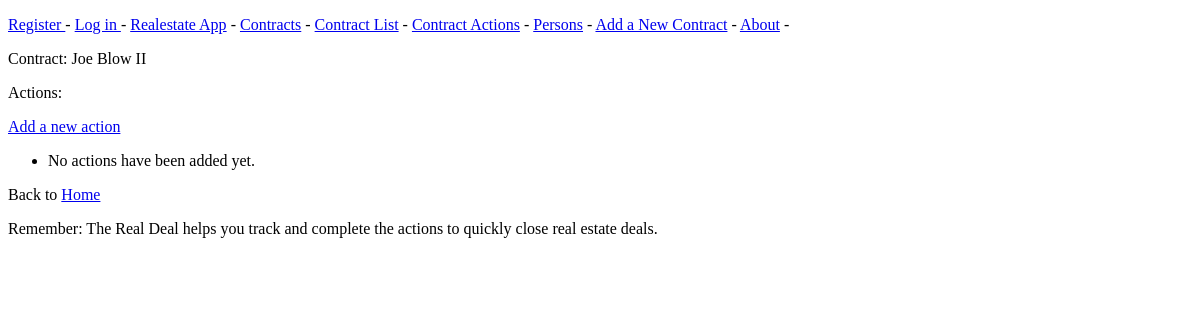
The page /contracts/1/ on the database as committed earlier.
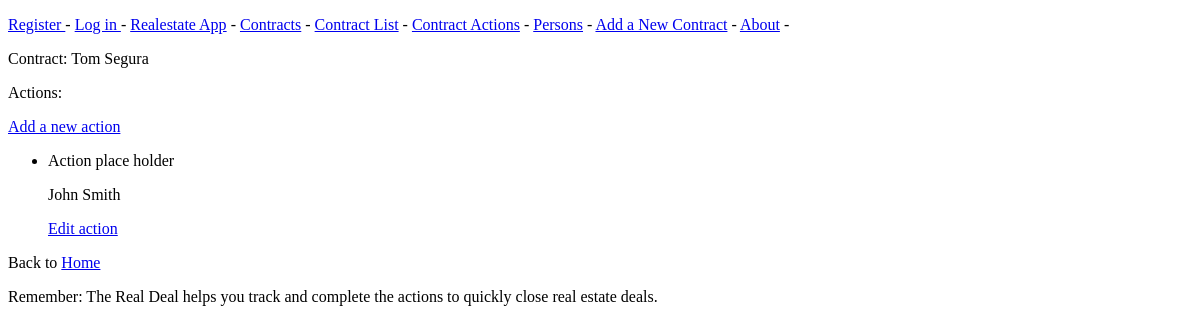
The same page on the database as committed later.
### realestate_app/models.py (models this page shows, shortened)
class Contract(models.Model):
    seller = models.CharField(max_length=30, help_text="Enter Seller's Name")
    buyer = models.CharField(max_length=30, help_text="Enter Buyer's Name")
    listingAgent = models.CharField(max_length=30, help_text="Enter Listing Agent")
    buyingAgent = models.CharField(max_length=30, help_text="Enter Buying Agent")
    price = models.PositiveBigIntegerField(help_text="Enter Price")
    contractDate = models.DateTimeField(default=timezone.now, help_text="Enter Date of Contract")
    propertyAddress = models.CharField(max_length=30, help_text="Enter Property Addresss")
    AddDate = models.DateField(auto_now_add=True, null=True, verbose_name="created at")
    class Meta:
        ordering = ["seller"]
    def __str__(self):
        return self.seller

class Action(models.Model):
    ROLES = [
    ("Inspection", "Inspection"),
    ("Survey", "Survey"),
    ("TitleSearch", "titleSearch"),
    ("TermiteInspection", "TermiteInspection"),
    ("TitleInsurance", "TitleInsurance"),
    ("Lawyer", "Lawyer"),
    ("MortgageLoan", "MortgageLoan"),
    ("MoldInspection", "MoldInspection"),
    ("RadonInspection", "RadonInspection"),
    ("HandyMan", "HandyMan"),
    ("Other_Action_1", "Other_Action_1"),
    ("Other_Action_2", "Other_Action_2"),
    ("Other_Action_3", "Other_Action_3")
]
    contract = models.ForeignKey(Contract, on_delete=models.CASCADE)
    date_add = models.DateTimeField(auto_now_add=True, verbose_name="created at")
    action = models.CharField(max_length=30, help_text= "What is the specific action to be accomplished?", choices = ROLES)
    actionPerson = models.CharField(max_length=30, help_text="Person assigned")
    actionCompany = models.CharField(max_length=30, help_text="Person's company")
    actionNextStep = models.CharField(max_length=30)
    actionFee = models.CharField(max_length=30, help_text="Fee")
    actionDueDate = models.DateField(null=True, default='', help_text="Date due")
    updatedAt = models.DateTimeField(auto_now=True, verbose_name="updated at")
    class Meta:
        verbose_name_plural = 'actions'

### realestate_app/views.py (the view)
# urls.py: path('contracts/<int:contract_id>/', views.contract, name='contract'),
def contract(request, contract_id):
    contract = Contract.objects.get(id=contract_id)
    actions = contract.action_set.order_by('action')
    context = {'contract': contract, 'actions': actions}
    return render(request, 'realestate_app/contract.html', context)

### realestate_app/templates/realestate_app/contract.html (shortened to what this page needs)
{% extends "realestate_app/base.html" %}
{% block content %}
<p>Contract:   {{  contract  }} </p>
<P>Actions: </P>
<p>
    <a href="{% url 'realestate_app:new_action' contract.id %}"> Add a new action</a>
</p>
<ul>
    {% for action in actions  %}
    <li>
        <p> Action place holder</p>
        <p>{{action.actionPerson}}</p>
        <p>
            <a href="{% url 'realestate_app:edit_action' action.id %}">Edit action</a>
        </p>
    </li>
    {% empty %}
        <li> No actions have been added yet.</li>
    {% endfor %}
</ul>
<p>Back to <a href="/">Home</a></p>
<p>Remember:  The Real Deal helps you track and complete the actions to quickly close real estate deals. </p>
{% endblock content %}

Rows that differ between the two databases and show on the page:
changed Contract: seller "Joe Blow II" → "Tom Segura"
added Action: actionPerson "John Smith"
Other text that changed with them:
text no longer shown: "No actions have been added yet."
